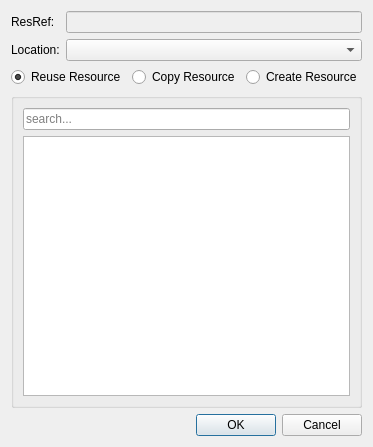
<?xml version="1.0" encoding="UTF-8"?>
<ui version="4.0">
 <class>Dialog</class>
 <widget class="QDialog" name="Dialog">
  <property name="geometry">
   <rect>
    <x>0</x>
    <y>0</y>
    <width>360</width>
    <height>447</height>
   </rect>
  </property>
  <property name="windowTitle">
   <string>Insert Instance</string>
  </property>
  <layout class="QVBoxLayout" name="verticalLayout">
   <item>
    <layout class="QFormLayout" name="formLayout">
     <item row="0" column="0">
      <widget class="QLabel" name="label">
       <property name="text">
        <string>ResRef:</string>
       </property>
      </widget>
     </item>
     <item row="0" column="1">
      <widget class="QLineEdit" name="resrefEdit">
       <property name="enabled">
        <bool>false</bool>
       </property>
       <property name="maxLength">
        <number>16</number>
       </property>
      </widget>
     </item>
     <item row="1" column="0">
      <widget class="QLabel" name="label_2">
       <property name="text">
        <string>Location:</string>
       </property>
      </widget>
     </item>
     <item row="1" column="1">
      <widget class="QComboBox" name="locationSelect"/>
     </item>
    </layout>
   </item>
   <item>
    <layout class="QHBoxLayout" name="horizontalLayout_2">
     <item>
      <widget class="QRadioButton" name="reuseResourceRadio">
       <property name="text">
        <string>Reuse Resource</string>
       </property>
       <property name="checked">
        <bool>true</bool>
       </property>
      </widget>
     </item>
     <item>
      <widget class="QRadioButton" name="copyResourceRadio">
       <property name="text">
        <string>Copy Resource</string>
       </property>
      </widget>
     </item>
     <item>
      <widget class="QRadioButton" name="createResourceRadio">
       <property name="text">
        <string>Create Resource</string>
       </property>
      </widget>
     </item>
    </layout>
   </item>
   <item>
    <widget class="QGroupBox" name="groupBox">
     <property name="title">
      <string/>
     </property>
     <layout class="QVBoxLayout" name="verticalLayout_2">
      <item>
       <widget class="QLineEdit" name="resourceFilter">
        <property name="placeholderText">
         <string>search...</string>
        </property>
       </widget>
      </item>
      <item>
       <widget class="QListWidget" name="resourceList">
        <property name="sortingEnabled">
         <bool>true</bool>
        </property>
       </widget>
      </item>
     </layout>
    </widget>
   </item>
   <item>
    <widget class="QDialogButtonBox" name="buttonBox">
     <property name="orientation">
      <enum>Qt::Horizontal</enum>
     </property>
     <property name="standardButtons">
      <set>QDialogButtonBox::Cancel|QDialogButtonBox::Ok</set>
     </property>
    </widget>
   </item>
  </layout>
 </widget>
 <resources/>
 <connections>
  <connection>
   <sender>buttonBox</sender>
   <signal>accepted()</signal>
   <receiver>Dialog</receiver>
   <slot>accept()</slot>
   <hints>
    <hint type="sourcelabel">
     <x>248</x>
     <y>254</y>
    </hint>
    <hint type="destinationlabel">
     <x>157</x>
     <y>274</y>
    </hint>
   </hints>
  </connection>
  <connection>
   <sender>buttonBox</sender>
   <signal>rejected()</signal>
   <receiver>Dialog</receiver>
   <slot>reject()</slot>
   <hints>
    <hint type="sourcelabel">
     <x>316</x>
     <y>260</y>
    </hint>
    <hint type="destinationlabel">
     <x>286</x>
     <y>274</y>
    </hint>
   </hints>
  </connection>
 </connections>
</ui>
